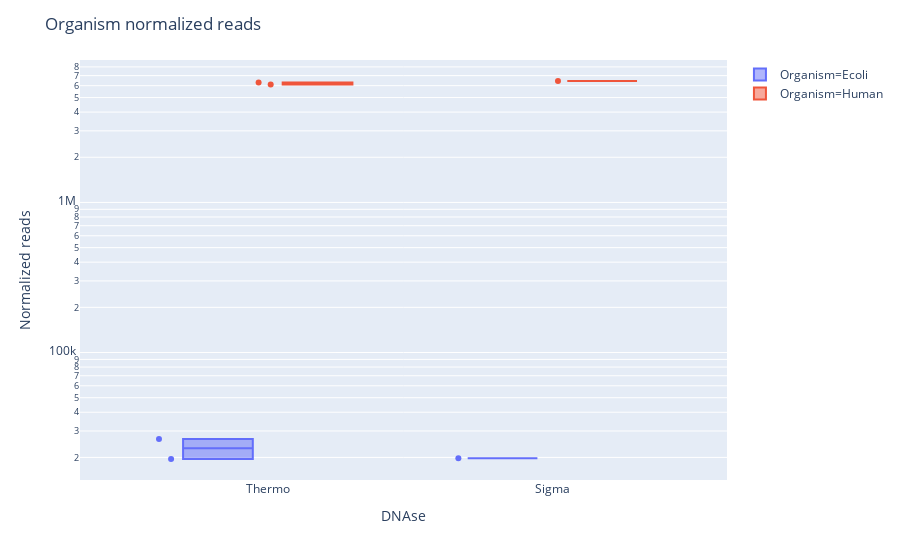

Write notebook code for a chart like this one.
### Code cell
org_list = ['Ecoli', 'Human']
fig = px.box(merged_melt,
             x='DNAse', y='Normalized reads', color='Organism',
             log_y=True, points='all', hover_data=['Accession'])
fig.update_layout(height=700, title='Organism normalized reads')
fig.show()
fig.write_html('plots/Organism_normalized_reads_pool1.html')

### Figure 1 — Plotly figure (JSON) as saved in the notebook; plotly's stock layout.template omitted (floating-point values rounded to 4 significant figures)
{"data": [{"alignmentgroup": "True", "boxpoints": "all", "customdata": [["IDBD-D101312"], ["IDBD-D101313"], ["IDBD-D101314"]], "hoverlabel": {"namelength": 0}, "hovertemplate": "Organism=Ecoli<br>DNAse=%{x}<br>Normalized reads=%{y}<br>Accession=%{customdata[0]}", "legendgroup": "Organism=Ecoli", "marker": {"color": "#636efa"}, "name": "Organism=Ecoli", "notched": false, "offsetgroup": "Organism=Ecoli", "orientation": "v", "showlegend": true, "type": "box", "x": ["Thermo", "Thermo", "Sigma"], "x0": " ", "xaxis": "x", "y": [19520.0, 26480.0, 19770.0], "y0": " ", "yaxis": "y"}, {"alignmentgroup": "True", "boxpoints": "all", "customdata": [["IDBD-D101312"], ["IDBD-D101313"], ["IDBD-D101314"]], "hoverlabel": {"namelength": 0}, "hovertemplate": "Organism=Human<br>DNAse=%{x}<br>Normalized reads=%{y}<br>Accession=%{customdata[0]}", "legendgroup": "Organism=Human", "marker": {"color": "#EF553B"}, "name": "Organism=Human", "notched": false, "offsetgroup": "Organism=Human", "orientation": "v", "showlegend": true, "type": "box", "x": ["Thermo", "Thermo", "Sigma"], "x0": " ", "xaxis": "x", "y": [6290000.0, 6107000.0, 6446000.0], "y0": " ", "yaxis": "y"}], "layout": {"autosize": true, "boxmode": "group", "legend": {"tracegroupgap": 0}, "margin": {"t": 60}, "title": {"text": "Organism normalized reads"}, "xaxis": {"anchor": "y", "autorange": true, "domain": [0, 1], "range": [-0.6548, 1.613], "title": {"text": "DNAse"}, "type": "category"}, "yaxis": {"anchor": "x", "autorange": true, "domain": [0, 1], "range": [4.151, 6.949], "title": {"text": "Normalized reads"}, "type": "log"}}}
